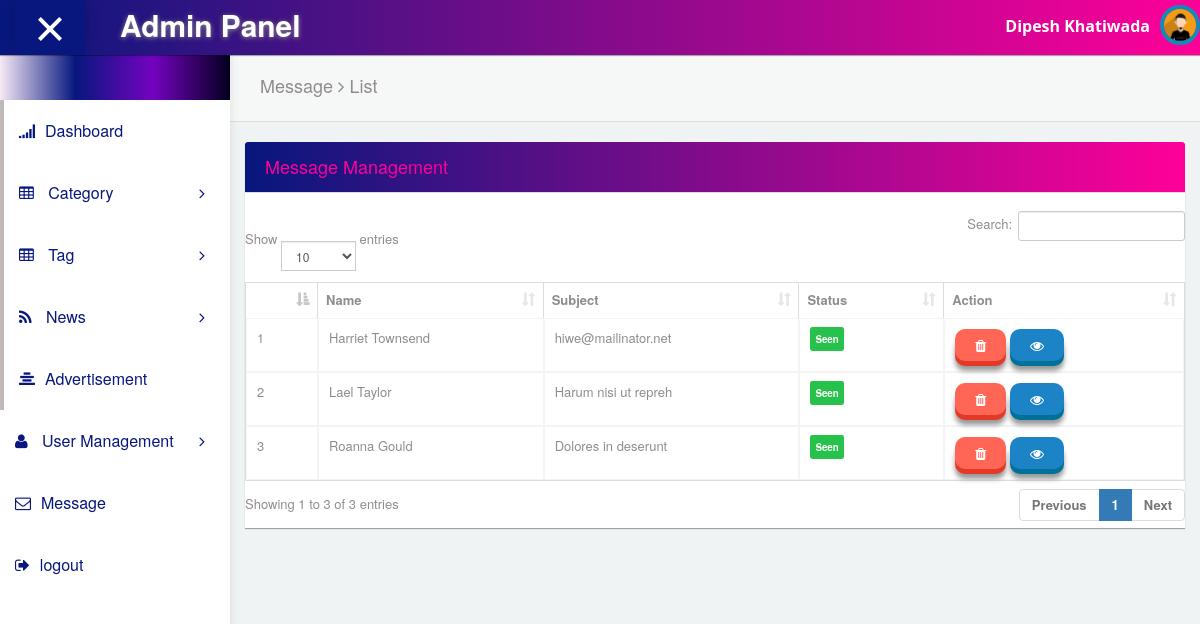
The page /backend/message/ (signed in) on the database as committed earlier.
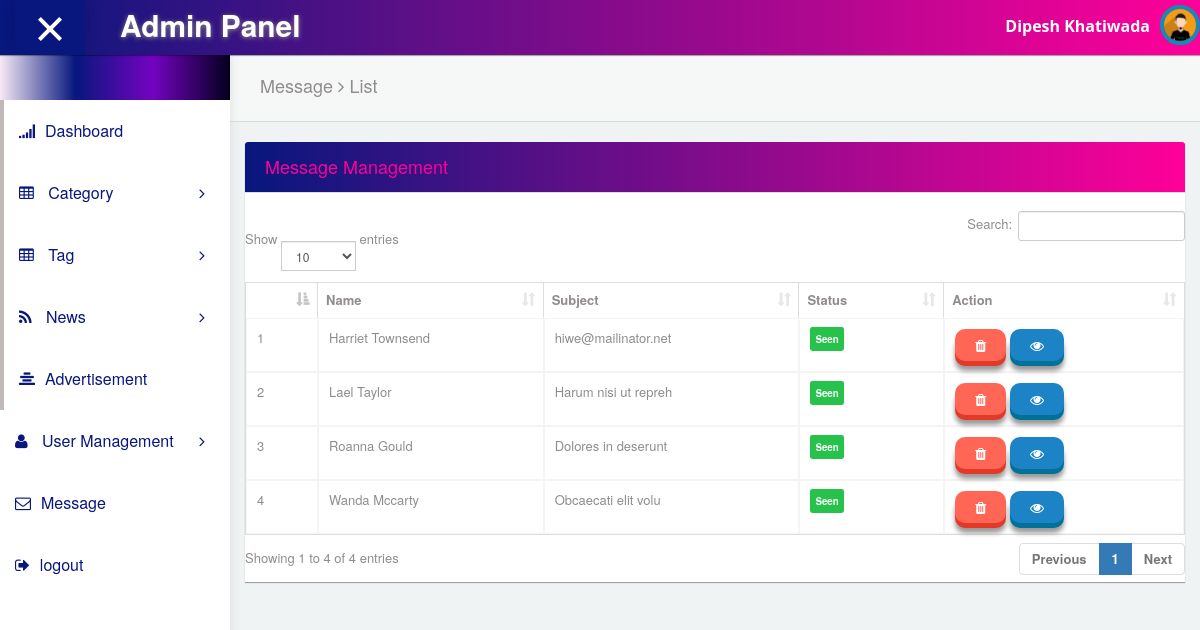
The same page on the database as committed later.
### contact/models.py (models this page shows, shortened)
class Contact(models.Model):
    name = models.CharField(
        verbose_name="नाम (अनिवार्य)",
        max_length=200
        )
    email = models.EmailField(
        verbose_name="इमेल (अनिवार्य)",
        unique=True
    )
    subject = models.CharField(
        verbose_name="विषय (अनिवार्य)",
        max_length=200
    )
    message = models.TextField(
        verbose_name="प्रतिक्रिया दिनुहोस्",
        null=True, blank=True
    )
    status = models.BooleanField(default=False)
    date = models.DateField(auto_now=True)
    class Meta:
        db_table = "contact"

### contact/views.py (the view)
# urls.py: path('/',views.list_contact,name='message'),
@login_required(login_url='signin')
def list_contact(request):
    data = Contact.objects.all().order_by('status')
    context = {
        'messages': data
    }
    return render(request, 'backend/message/list.html', context)

### templates/backend/message/list.html (shortened to what this page needs)
{% extends "backend/base.html" %}
{% block content %}
<div id="content">
        <div class="panel box-shadow-none content-header">
          <div class="panel-body">
            <div class="col-md-12">
                <h4 class="animated fadeInLeft">
                    Message <span class="fa-angle-right fa"></span> List
                </h4>
            </div>
          </div>
        </div>
        <div class="form-element">
          <div class="col-md-12 padding-0">
            <div class="col-md-12">
              <div class="panel form-element-padding">
                <div class="panel-heading">
                 <h4>Message Management</h4>
                </div>
                <br/>
                    <table class="table table-bordered" id="list_table">
                        <thead>
                          <tr>
                            <th></th>
                            <th>Name</th>
                            <th>Subject</th>
                            <th>Status</th>
                            <th>Action</th>
                          </tr>
                        </thead>
                        <tbody>
                          {%for message in messages %}
                          <tr>
                            <td>{{ forloop.counter }}</td>
                            <td>{{message.name}}</td>
                            <td>{{message.subject}}</td>
                            <td>
                              {%if message.status == 1 %}
                              <span class="label label-success">Seen</span>
                              {% else %}
                              <span class="label label-warning">Un seen</span>
                              {% endif %}
                            </td>
                            <td>
                                  <a href="" class="btn btn-3d btn-danger" data-toggle="modal" data-target="#myModal_{{message.id}}"><i class="fa fa-trash"></i></a>
                              <a href="{% url 'detail_message'  message.id %}" class="btn btn-3d btn-primary"><i class="fa fa-eye"></i></a>
                            </td>
                          </tr>
                          {% endfor %}
                        </tbody>
                       </table>
              </div>
            </div>
          </div>
      </div>
    </div>
{% endblock %}

Rows that differ between the two databases and show on the page:
added Contact: name "Wanda Mccarty", subject "Obcaecati elit volu", status "Seen"
Other text that changed with them:
text written by a page script: "Show entries Search: Showing 1 to 3 of 3 entries Previous 1 Next" → "Show entries Search: Showing 1 to 4 of 4 entries Previous 1 Next"
